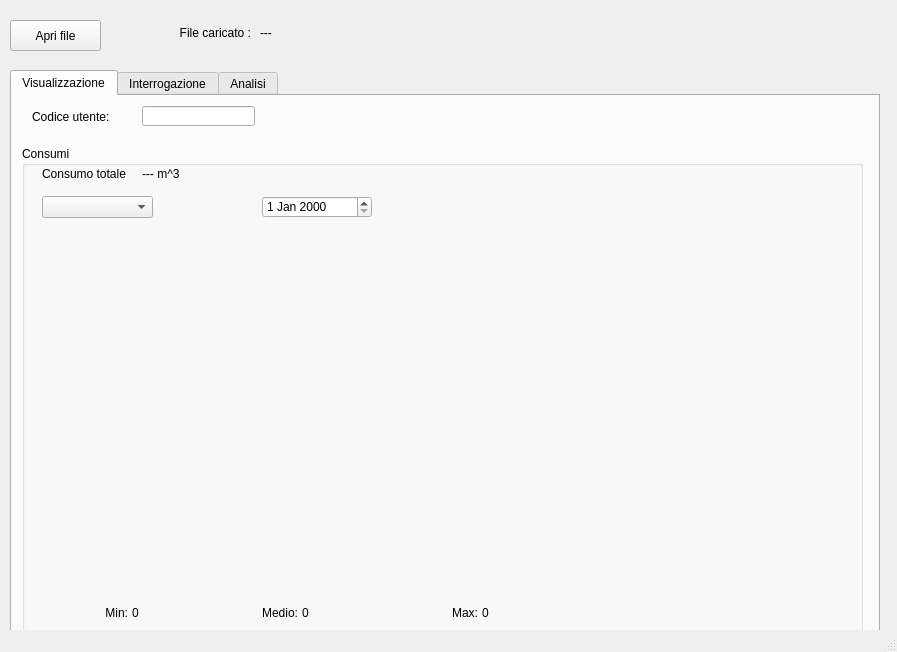
<?xml version="1.0" encoding="UTF-8"?>
<ui version="4.0">
 <class>MainWindow</class>
 <widget class="QMainWindow" name="MainWindow">
  <property name="geometry">
   <rect>
    <x>0</x>
    <y>0</y>
    <width>897</width>
    <height>652</height>
   </rect>
  </property>
  <property name="windowTitle">
   <string>Consumi Idrici</string>
  </property>
  <widget class="QWidget" name="centralWidget">
   <widget class="QPushButton" name="openFileDialog">
    <property name="geometry">
     <rect>
      <x>10</x>
      <y>20</y>
      <width>91</width>
      <height>31</height>
     </rect>
    </property>
    <property name="text">
     <string>Apri file</string>
    </property>
   </widget>
   <widget class="QTabWidget" name="tabWidget">
    <property name="enabled">
     <bool>true</bool>
    </property>
    <property name="geometry">
     <rect>
      <x>10</x>
      <y>70</y>
      <width>870</width>
      <height>571</height>
     </rect>
    </property>
    <property name="currentIndex">
     <number>0</number>
    </property>
    <widget class="QWidget" name="viewTab">
     <attribute name="title">
      <string>Visualizzazione</string>
     </attribute>
     <widget class="QLabel" name="label">
      <property name="geometry">
       <rect>
        <x>20</x>
        <y>10</y>
        <width>91</width>
        <height>21</height>
       </rect>
      </property>
      <property name="text">
       <string>Codice utente:</string>
      </property>
     </widget>
     <widget class="QGroupBox" name="groupBox">
      <property name="geometry">
       <rect>
        <x>10</x>
        <y>50</y>
        <width>841</width>
        <height>491</height>
       </rect>
      </property>
      <property name="title">
       <string>Consumi</string>
      </property>
      <widget class="QLabel" name="label_2">
       <property name="geometry">
        <rect>
         <x>20</x>
         <y>20</y>
         <width>101</width>
         <height>16</height>
        </rect>
       </property>
       <property name="text">
        <string>Consumo totale</string>
       </property>
      </widget>
      <widget class="QLabel" name="totalConsumption">
       <property name="geometry">
        <rect>
         <x>120</x>
         <y>20</y>
         <width>81</width>
         <height>16</height>
        </rect>
       </property>
       <property name="text">
        <string>--- m^3</string>
       </property>
      </widget>
      <widget class="QLabel" name="lastUpdated">
       <property name="geometry">
        <rect>
         <x>220</x>
         <y>20</y>
         <width>601</width>
         <height>20</height>
        </rect>
       </property>
       <property name="text">
        <string> </string>
       </property>
      </widget>
      <widget class="QComboBox" name="histogramModeCombo">
       <property name="geometry">
        <rect>
         <x>20</x>
         <y>50</y>
         <width>111</width>
         <height>22</height>
        </rect>
       </property>
       <property name="currentText">
        <string/>
       </property>
      </widget>
      <widget class="QDateEdit" name="histogramDate">
       <property name="geometry">
        <rect>
         <x>240</x>
         <y>50</y>
         <width>110</width>
         <height>22</height>
        </rect>
       </property>
      </widget>
      <widget class="QCustomPlot" name="customPlot" native="true">
       <property name="geometry">
        <rect>
         <x>20</x>
         <y>80</y>
         <width>801</width>
         <height>371</height>
        </rect>
       </property>
      </widget>
      <widget class="QLabel" name="minText_label">
       <property name="geometry">
        <rect>
         <x>60</x>
         <y>460</y>
         <width>46</width>
         <height>13</height>
        </rect>
       </property>
       <property name="layoutDirection">
        <enum>Qt::LeftToRight</enum>
       </property>
       <property name="text">
        <string>Min:</string>
       </property>
       <property name="alignment">
        <set>Qt::AlignRight|Qt::AlignTrailing|Qt::AlignVCenter</set>
       </property>
      </widget>
      <widget class="QLabel" name="minValue_label">
       <property name="geometry">
        <rect>
         <x>110</x>
         <y>460</y>
         <width>46</width>
         <height>13</height>
        </rect>
       </property>
       <property name="text">
        <string>0</string>
       </property>
      </widget>
      <widget class="QLabel" name="midValue_label">
       <property name="geometry">
        <rect>
         <x>280</x>
         <y>460</y>
         <width>46</width>
         <height>13</height>
        </rect>
       </property>
       <property name="text">
        <string>0</string>
       </property>
      </widget>
      <widget class="QLabel" name="midText_label">
       <property name="geometry">
        <rect>
         <x>230</x>
         <y>460</y>
         <width>46</width>
         <height>13</height>
        </rect>
       </property>
       <property name="layoutDirection">
        <enum>Qt::LeftToRight</enum>
       </property>
       <property name="text">
        <string>Medio:</string>
       </property>
       <property name="alignment">
        <set>Qt::AlignRight|Qt::AlignTrailing|Qt::AlignVCenter</set>
       </property>
      </widget>
      <widget class="QLabel" name="maxTest_label">
       <property name="geometry">
        <rect>
         <x>410</x>
         <y>460</y>
         <width>46</width>
         <height>13</height>
        </rect>
       </property>
       <property name="layoutDirection">
        <enum>Qt::LeftToRight</enum>
       </property>
       <property name="text">
        <string>Max:</string>
       </property>
       <property name="alignment">
        <set>Qt::AlignRight|Qt::AlignTrailing|Qt::AlignVCenter</set>
       </property>
      </widget>
      <widget class="QLabel" name="maxValue_label">
       <property name="geometry">
        <rect>
         <x>460</x>
         <y>460</y>
         <width>46</width>
         <height>13</height>
        </rect>
       </property>
       <property name="text">
        <string>0</string>
       </property>
      </widget>
     </widget>
     <widget class="QLineEdit" name="userID_view">
      <property name="geometry">
       <rect>
        <x>130</x>
        <y>10</y>
        <width>113</width>
        <height>20</height>
       </rect>
      </property>
     </widget>
    </widget>
    <widget class="QWidget" name="queryTab">
     <attribute name="title">
      <string>Interrogazione</string>
     </attribute>
     <widget class="QLabel" name="label_4">
      <property name="geometry">
       <rect>
        <x>30</x>
        <y>20</y>
        <width>91</width>
        <height>21</height>
       </rect>
      </property>
      <property name="text">
       <string>Codice utente:</string>
      </property>
     </widget>
     <widget class="QLabel" name="periodTotalCons">
      <property name="geometry">
       <rect>
        <x>180</x>
        <y>150</y>
        <width>91</width>
        <height>21</height>
       </rect>
      </property>
      <property name="text">
       <string>---</string>
      </property>
     </widget>
     <widget class="QGroupBox" name="groupBox_2">
      <property name="geometry">
       <rect>
        <x>50</x>
        <y>190</y>
        <width>261</width>
        <height>141</height>
       </rect>
      </property>
      <property name="title">
       <string>Consumo medio</string>
      </property>
      <widget class="QLabel" name="label_6">
       <property name="geometry">
        <rect>
         <x>10</x>
         <y>20</y>
         <width>91</width>
         <height>21</height>
        </rect>
       </property>
       <property name="text">
        <string>Orario</string>
       </property>
      </widget>
      <widget class="QLabel" name="hourConsumption">
       <property name="geometry">
        <rect>
         <x>110</x>
         <y>20</y>
         <width>91</width>
         <height>21</height>
        </rect>
       </property>
       <property name="text">
        <string>n.d.</string>
       </property>
      </widget>
      <widget class="QLabel" name="dayConsumption">
       <property name="geometry">
        <rect>
         <x>110</x>
         <y>40</y>
         <width>91</width>
         <height>21</height>
        </rect>
       </property>
       <property name="text">
        <string>n.d.</string>
       </property>
      </widget>
      <widget class="QLabel" name="label_7">
       <property name="geometry">
        <rect>
         <x>10</x>
         <y>40</y>
         <width>91</width>
         <height>21</height>
        </rect>
       </property>
       <property name="text">
        <string>Giornaliero</string>
       </property>
      </widget>
      <widget class="QLabel" name="weekConsumption">
       <property name="geometry">
        <rect>
         <x>110</x>
         <y>60</y>
         <width>91</width>
         <height>21</height>
        </rect>
       </property>
       <property name="text">
        <string>n.d.</string>
       </property>
      </widget>
      <widget class="QLabel" name="label_9">
       <property name="geometry">
        <rect>
         <x>10</x>
         <y>60</y>
         <width>91</width>
         <height>21</height>
        </rect>
       </property>
       <property name="text">
        <string>Settimanale</string>
       </property>
      </widget>
      <widget class="QLabel" name="monthConsumption">
       <property name="geometry">
        <rect>
         <x>110</x>
         <y>80</y>
         <width>91</width>
         <height>21</height>
        </rect>
       </property>
       <property name="text">
        <string>n.d.</string>
       </property>
      </widget>
      <widget class="QLabel" name="label_11">
       <property name="geometry">
        <rect>
         <x>10</x>
         <y>80</y>
         <width>91</width>
         <height>21</height>
        </rect>
       </property>
       <property name="text">
        <string>Mensile</string>
       </property>
      </widget>
     </widget>
     <widget class="QLineEdit" name="userID_query">
      <property name="geometry">
       <rect>
        <x>140</x>
        <y>20</y>
        <width>113</width>
        <height>20</height>
       </rect>
      </property>
     </widget>
     <widget class="QLabel" name="label_8">
      <property name="geometry">
       <rect>
        <x>50</x>
        <y>150</y>
        <width>111</width>
        <height>21</height>
       </rect>
      </property>
      <property name="text">
       <string>Consumo nel periodo</string>
      </property>
     </widget>
     <widget class="QLabel" name="label_3">
      <property name="geometry">
       <rect>
        <x>30</x>
        <y>60</y>
        <width>81</width>
        <height>16</height>
       </rect>
      </property>
      <property name="text">
       <string>Data inizio: </string>
      </property>
     </widget>
     <widget class="QDateEdit" name="firstDate">
      <property name="geometry">
       <rect>
        <x>140</x>
        <y>60</y>
        <width>111</width>
        <height>22</height>
       </rect>
      </property>
     </widget>
     <widget class="QLabel" name="label_5">
      <property name="geometry">
       <rect>
        <x>30</x>
        <y>90</y>
        <width>81</width>
        <height>16</height>
       </rect>
      </property>
      <property name="text">
       <string>Data fine: </string>
      </property>
     </widget>
     <widget class="QDateEdit" name="lastDate">
      <property name="geometry">
       <rect>
        <x>140</x>
        <y>90</y>
        <width>111</width>
        <height>22</height>
       </rect>
      </property>
     </widget>
    </widget>
    <widget class="QWidget" name="analysisTab">
     <attribute name="title">
      <string>Analisi</string>
     </attribute>
     <widget class="QGroupBox" name="groupBox_3">
      <property name="geometry">
       <rect>
        <x>445</x>
        <y>10</y>
        <width>410</width>
        <height>521</height>
       </rect>
      </property>
      <property name="title">
       <string>Utenze devianti</string>
      </property>
      <widget class="QLabel" name="monthlyAvg">
       <property name="geometry">
        <rect>
         <x>300</x>
         <y>480</y>
         <width>46</width>
         <height>13</height>
        </rect>
       </property>
       <property name="text">
        <string>0</string>
       </property>
      </widget>
      <widget class="QLabel" name="label_16">
       <property name="geometry">
        <rect>
         <x>30</x>
         <y>480</y>
         <width>46</width>
         <height>13</height>
        </rect>
       </property>
       <property name="text">
        <string>Media:</string>
       </property>
      </widget>
      <widget class="QLabel" name="dailyAvg">
       <property name="geometry">
        <rect>
         <x>120</x>
         <y>480</y>
         <width>46</width>
         <height>13</height>
        </rect>
       </property>
       <property name="text">
        <string>0</string>
       </property>
      </widget>
      <widget class="QTableView" name="avgTable">
       <property name="geometry">
        <rect>
         <x>20</x>
         <y>60</y>
         <width>361</width>
         <height>411</height>
        </rect>
       </property>
       <property name="selectionMode">
        <enum>QAbstractItemView::SingleSelection</enum>
       </property>
       <property name="selectionBehavior">
        <enum>QAbstractItemView::SelectRows</enum>
       </property>
       <attribute name="verticalHeaderVisible">
        <bool>false</bool>
       </attribute>
      </widget>
      <widget class="QLabel" name="weeklyAvg">
       <property name="geometry">
        <rect>
         <x>210</x>
         <y>480</y>
         <width>46</width>
         <height>13</height>
        </rect>
       </property>
       <property name="text">
        <string>0</string>
       </property>
      </widget>
      <widget class="QDateEdit" name="devUsers_startDate">
       <property name="geometry">
        <rect>
         <x>120</x>
         <y>30</y>
         <width>110</width>
         <height>22</height>
        </rect>
       </property>
      </widget>
      <widget class="QLabel" name="label_15">
       <property name="geometry">
        <rect>
         <x>230</x>
         <y>30</y>
         <width>41</width>
         <height>22</height>
        </rect>
       </property>
       <property name="text">
        <string>-</string>
       </property>
       <property name="alignment">
        <set>Qt::AlignCenter</set>
       </property>
      </widget>
      <widget class="QDateEdit" name="devUsers_endDate">
       <property name="geometry">
        <rect>
         <x>271</x>
         <y>30</y>
         <width>110</width>
         <height>22</height>
        </rect>
       </property>
      </widget>
      <widget class="QLabel" name="label_17">
       <property name="geometry">
        <rect>
         <x>25</x>
         <y>30</y>
         <width>91</width>
         <height>22</height>
        </rect>
       </property>
       <property name="text">
        <string>Periodo:</string>
       </property>
      </widget>
     </widget>
     <widget class="QGroupBox" name="groupBox_4">
      <property name="geometry">
       <rect>
        <x>10</x>
        <y>10</y>
        <width>410</width>
        <height>521</height>
       </rect>
      </property>
      <property name="title">
       <string>Possibili perdite</string>
      </property>
      <widget class="QLabel" name="label_14">
       <property name="geometry">
        <rect>
         <x>20</x>
         <y>30</y>
         <width>61</width>
         <height>16</height>
        </rect>
       </property>
       <property name="text">
        <string>Threshold</string>
       </property>
      </widget>
      <widget class="QTableView" name="leaksTable">
       <property name="geometry">
        <rect>
         <x>20</x>
         <y>140</y>
         <width>361</width>
         <height>361</height>
        </rect>
       </property>
       <property name="selectionMode">
        <enum>QAbstractItemView::SingleSelection</enum>
       </property>
       <property name="selectionBehavior">
        <enum>QAbstractItemView::SelectRows</enum>
       </property>
       <attribute name="verticalHeaderVisible">
        <bool>false</bool>
       </attribute>
      </widget>
      <widget class="QLabel" name="label_13">
       <property name="geometry">
        <rect>
         <x>20</x>
         <y>110</y>
         <width>361</width>
         <height>16</height>
        </rect>
       </property>
       <property name="text">
        <string>Periodi di perdita</string>
       </property>
      </widget>
      <widget class="QComboBox" name="leaksUser">
       <property name="geometry">
        <rect>
         <x>180</x>
         <y>70</y>
         <width>91</width>
         <height>22</height>
        </rect>
       </property>
      </widget>
      <widget class="QDoubleSpinBox" name="thresholdSpinbox">
       <property name="geometry">
        <rect>
         <x>90</x>
         <y>30</y>
         <width>62</width>
         <height>22</height>
        </rect>
       </property>
       <property name="decimals">
        <number>3</number>
       </property>
       <property name="singleStep">
        <double>0.050000000000000</double>
       </property>
       <property name="value">
        <double>0.200000000000000</double>
       </property>
      </widget>
      <widget class="QPushButton" name="analysisButton">
       <property name="geometry">
        <rect>
         <x>180</x>
         <y>30</y>
         <width>91</width>
         <height>23</height>
        </rect>
       </property>
       <property name="text">
        <string>Analizza</string>
       </property>
      </widget>
      <widget class="QLabel" name="label_12">
       <property name="geometry">
        <rect>
         <x>20</x>
         <y>70</y>
         <width>141</width>
         <height>16</height>
        </rect>
       </property>
       <property name="text">
        <string>Utenze con possibili perdite</string>
       </property>
      </widget>
     </widget>
    </widget>
   </widget>
   <widget class="QLabel" name="label_10">
    <property name="geometry">
     <rect>
      <x>120</x>
      <y>23</y>
      <width>131</width>
      <height>20</height>
     </rect>
    </property>
    <property name="text">
     <string>File caricato :</string>
    </property>
    <property name="alignment">
     <set>Qt::AlignRight|Qt::AlignTrailing|Qt::AlignVCenter</set>
    </property>
   </widget>
   <widget class="QLabel" name="loadedFileName">
    <property name="geometry">
     <rect>
      <x>260</x>
      <y>23</y>
      <width>621</width>
      <height>20</height>
     </rect>
    </property>
    <property name="text">
     <string>---</string>
    </property>
    <property name="alignment">
     <set>Qt::AlignLeading|Qt::AlignLeft|Qt::AlignVCenter</set>
    </property>
   </widget>
  </widget>
  <widget class="QStatusBar" name="statusBar"/>
 </widget>
 <layoutdefault spacing="6" margin="11"/>
 <customwidgets>
  <customwidget>
   <class>QCustomPlot</class>
   <extends>QWidget</extends>
   <header>qcustomplot.h</header>
   <container>1</container>
  </customwidget>
 </customwidgets>
 <resources/>
 <connections/>
</ui>
